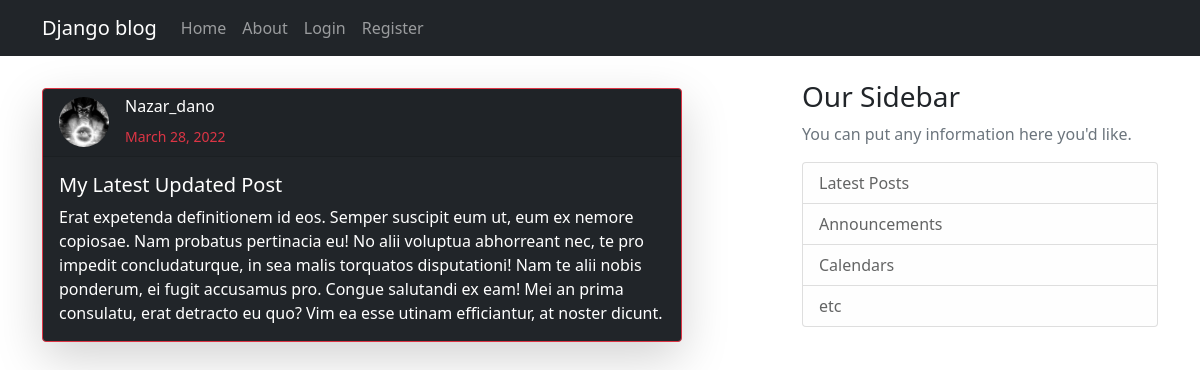
The page /post/30 on the database its author committed.
### blog/models.py (models this page shows, shortened)
class Post(models.Model):
    title = models.CharField(max_length=100)
    content = models.TextField()
    date_posted = models.DateTimeField(default=timezone.now)
    author = models.ForeignKey(User, on_delete=models.CASCADE)

### users/models.py (models this page shows, shortened)
class Profile(models.Model):
    user = models.OneToOneField(User, on_delete=models.CASCADE)
    img = models.ImageField(default='default.jpg', upload_to='profile_pics')

### blog/views.py (the view)
# urls.py: path('post/<int:pk>', PostDetailView.as_view(), name='post-detail'),
class PostDetailView(DetailView):
    model = Post

### blog/templates/blog/post_detail.html (shortened to what this page needs)
{% extends "blog/base.html" %}
{% block content %}
<div class="card text-white bg-dark mb-6 shadow-lg p-10 rounded border-danger" style="max-width: 40rem; margin-top: 2rem">
	<div class="card-header">
		<img class="rounded-circle account-img me-3" style="height: 50px; width: 50px; float: left;" src="{{ object.author.profile.img.url }}">
		<h6 >{{ object.author }}</h6>
		<small class="text-danger">{{ object.date_posted|date:"F d, Y" }}</small>
	</div>
	<div class="card-body">
		<h5 class="card-title">{{ object.title }}</h5>
		<p class="card-text">{{ object.content }}</p>
	</div>
</div>
{% endblock content %}

### rows shown on the page
Post: author.profile.img (picture), author "Nazar_dano", date_posted "March 28, 2022", title "My Latest Updated Post", content "Erat expetenda definitionem id eos. Semper suscipit eum ut, eum ex nemore copiosae. Nam probatus pertinacia eu! No alii voluptua abhorreant nec, te pro impedit concludaturque, in sea malis torquatos disputationi! Nam te alii nobis ponderum, ei fugit accusamus pro. Congue salutandi ex eam! Mei an prima consulatu, erat detracto eu quo? Vim ea esse utinam efficiantur, at noster dicunt."
